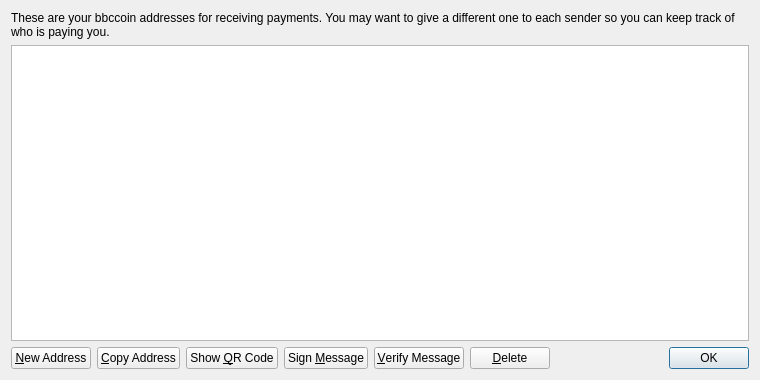
<?xml version="1.0" encoding="UTF-8"?>
<ui version="4.0">
 <class>AddressBookPage</class>
 <widget class="QWidget" name="AddressBookPage">
  <property name="geometry">
   <rect>
    <x>0</x>
    <y>0</y>
    <width>760</width>
    <height>380</height>
   </rect>
  </property>
  <property name="windowTitle">
   <string>Address Book</string>
  </property>
  <layout class="QVBoxLayout" name="verticalLayout">
   <item>
    <widget class="QLabel" name="labelExplanation">
     <property name="text">
      <string>These are your bbccoin addresses for receiving payments. You may want to give a different one to each sender so you can keep track of who is paying you.</string>
     </property>
     <property name="textFormat">
      <enum>Qt::PlainText</enum>
     </property>
     <property name="wordWrap">
      <bool>true</bool>
     </property>
    </widget>
   </item>
   <item>
    <widget class="QTableView" name="tableView">
     <property name="contextMenuPolicy">
      <enum>Qt::CustomContextMenu</enum>
     </property>
     <property name="toolTip">
      <string>Double-click to edit address or label</string>
     </property>
     <property name="tabKeyNavigation">
      <bool>false</bool>
     </property>
     <property name="alternatingRowColors">
      <bool>true</bool>
     </property>
     <property name="selectionMode">
      <enum>QAbstractItemView::SingleSelection</enum>
     </property>
     <property name="selectionBehavior">
      <enum>QAbstractItemView::SelectRows</enum>
     </property>
     <property name="sortingEnabled">
      <bool>true</bool>
     </property>
     <attribute name="verticalHeaderVisible">
      <bool>false</bool>
     </attribute>
    </widget>
   </item>
   <item>
    <layout class="QHBoxLayout" name="horizontalLayout">
     <item>
      <widget class="QPushButton" name="newAddressButton">
       <property name="toolTip">
        <string>Create a new address</string>
       </property>
       <property name="text">
        <string>&amp;New Address</string>
       </property>
       <property name="icon">
        <iconset resource="../bitcoin.qrc">
         <normaloff>:/icons/add</normaloff>:/icons/add</iconset>
       </property>
      </widget>
     </item>
     <item>
      <widget class="QPushButton" name="copyToClipboard">
       <property name="toolTip">
        <string>Copy the currently selected address to the system clipboard</string>
       </property>
       <property name="text">
        <string>&amp;Copy Address</string>
       </property>
       <property name="icon">
        <iconset resource="../bitcoin.qrc">
         <normaloff>:/icons/editcopy</normaloff>:/icons/editcopy</iconset>
       </property>
      </widget>
     </item>
     <item>
      <widget class="QPushButton" name="showQRCode">
       <property name="text">
        <string>Show &amp;QR Code</string>
       </property>
       <property name="icon">
        <iconset resource="../bitcoin.qrc">
         <normaloff>:/icons/qrcode</normaloff>:/icons/qrcode</iconset>
       </property>
      </widget>
     </item>
     <item>
      <widget class="QPushButton" name="signMessage">
       <property name="toolTip">
        <string>Sign a message to prove you own a bbccoin address</string>
       </property>
       <property name="text">
        <string>Sign &amp;Message</string>
       </property>
       <property name="icon">
        <iconset resource="../bitcoin.qrc">
         <normaloff>:/icons/edit</normaloff>:/icons/edit</iconset>
       </property>
      </widget>
     </item>
     <item>
      <widget class="QPushButton" name="verifyMessage">
       <property name="toolTip">
        <string>Verify a message to ensure it was signed with a specified bbccoin address</string>
       </property>
       <property name="text">
        <string>&amp;Verify Message</string>
       </property>
       <property name="icon">
        <iconset resource="../bitcoin.qrc">
         <normaloff>:/icons/transaction_0</normaloff>:/icons/transaction_0</iconset>
       </property>
      </widget>
     </item>
     <item>
      <widget class="QPushButton" name="deleteButton">
       <property name="toolTip">
        <string>Delete the currently selected address from the list</string>
       </property>
       <property name="text">
        <string>&amp;Delete</string>
       </property>
       <property name="icon">
        <iconset resource="../bitcoin.qrc">
         <normaloff>:/icons/remove</normaloff>:/icons/remove</iconset>
       </property>
      </widget>
     </item>
     <item>
      <spacer name="horizontalSpacer">
       <property name="orientation">
        <enum>Qt::Horizontal</enum>
       </property>
       <property name="sizeHint" stdset="0">
        <size>
         <width>40</width>
         <height>20</height>
        </size>
       </property>
      </spacer>
     </item>
     <item>
      <widget class="QDialogButtonBox" name="buttonBox">
       <property name="sizePolicy">
        <sizepolicy hsizetype="Maximum" vsizetype="Fixed">
         <horstretch>0</horstretch>
         <verstretch>0</verstretch>
        </sizepolicy>
       </property>
       <property name="standardButtons">
        <set>QDialogButtonBox::Ok</set>
       </property>
      </widget>
     </item>
    </layout>
   </item>
  </layout>
 </widget>
 <resources>
  <include location="../bitcoin.qrc"/>
 </resources>
 <connections/>
</ui>
